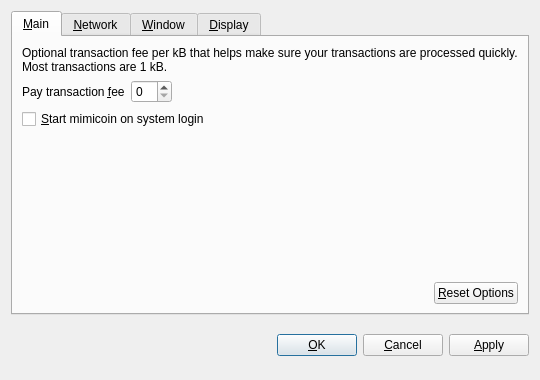
<?xml version="1.0" encoding="UTF-8"?>
<ui version="4.0">
 <class>OptionsDialog</class>
 <widget class="QDialog" name="OptionsDialog">
  <property name="geometry">
   <rect>
    <x>0</x>
    <y>0</y>
    <width>540</width>
    <height>380</height>
   </rect>
  </property>
  <property name="windowTitle">
   <string>Options</string>
  </property>
  <property name="modal">
   <bool>true</bool>
  </property>
  <layout class="QVBoxLayout" name="verticalLayout">
   <item>
    <widget class="QTabWidget" name="tabWidget">
     <property name="tabPosition">
      <enum>QTabWidget::North</enum>
     </property>
     <property name="currentIndex">
      <number>0</number>
     </property>
     <widget class="QWidget" name="tabMain">
      <attribute name="title">
       <string>&amp;Main</string>
      </attribute>
      <layout class="QVBoxLayout" name="verticalLayout_Main">
       <item>
        <widget class="QLabel" name="transactionFeeInfoLabel">
         <property name="text">
          <string>Optional transaction fee per kB that helps make sure your transactions are processed quickly. Most transactions are 1 kB.</string>
         </property>
         <property name="textFormat">
          <enum>Qt::PlainText</enum>
         </property>
         <property name="wordWrap">
          <bool>true</bool>
         </property>
        </widget>
       </item>
       <item>
        <layout class="QHBoxLayout" name="horizontalLayout_1_Main">
         <item>
          <widget class="QLabel" name="transactionFeeLabel">
           <property name="text">
            <string>Pay transaction &amp;fee</string>
           </property>
           <property name="textFormat">
            <enum>Qt::PlainText</enum>
           </property>
           <property name="buddy">
            <cstring>transactionFee</cstring>
           </property>
          </widget>
         </item>
         <item>
          <widget class="BitcoinAmountField" name="transactionFee"/>
         </item>
         <item>
          <spacer name="horizontalSpacer_1_Main">
           <property name="orientation">
            <enum>Qt::Horizontal</enum>
           </property>
           <property name="sizeHint" stdset="0">
            <size>
             <width>40</width>
             <height>20</height>
            </size>
           </property>
          </spacer>
         </item>
        </layout>
       </item>
       <item>
        <widget class="QCheckBox" name="bitcoinAtStartup">
         <property name="toolTip">
          <string>Automatically start mimicoin after logging in to the system.</string>
         </property>
         <property name="text">
          <string>&amp;Start mimicoin on system login</string>
         </property>
        </widget>
       </item>
       <item>
        <spacer name="verticalSpacer_Main">
         <property name="orientation">
          <enum>Qt::Vertical</enum>
         </property>
         <property name="sizeHint" stdset="0">
          <size>
           <width>20</width>
           <height>40</height>
          </size>
         </property>
        </spacer>
       </item>
       <item>
        <layout class="QHBoxLayout" name="horizontalLayout_2_Main">
         <item>
          <spacer name="horizontalSpacer_2_Main">
           <property name="orientation">
            <enum>Qt::Horizontal</enum>
           </property>
           <property name="sizeHint" stdset="0">
            <size>
             <width>40</width>
             <height>20</height>
            </size>
           </property>
          </spacer>
         </item>
         <item>
          <widget class="QPushButton" name="resetButton">
           <property name="toolTip">
            <string>Reset all client options to default.</string>
           </property>
           <property name="text">
            <string>&amp;Reset Options</string>
           </property>
           <property name="autoDefault">
            <bool>false</bool>
           </property>
          </widget>
         </item>
        </layout>
       </item>
      </layout>
     </widget>
     <widget class="QWidget" name="tabNetwork">
      <attribute name="title">
       <string>&amp;Network</string>
      </attribute>
      <layout class="QVBoxLayout" name="verticalLayout_Network">
       <item>
        <widget class="QCheckBox" name="mapPortUpnp">
         <property name="toolTip">
          <string>Automatically open the mimicoin client port on the router. This only works when your router supports UPnP and it is enabled.</string>
         </property>
         <property name="text">
          <string>Map port using &amp;UPnP</string>
         </property>
        </widget>
       </item>
       <item>
        <widget class="QCheckBox" name="connectSocks">
         <property name="toolTip">
          <string>Connect to the mimicoin network through a SOCKS proxy (e.g. when connecting through Tor).</string>
         </property>
         <property name="text">
          <string>&amp;Connect through SOCKS proxy:</string>
         </property>
        </widget>
       </item>
       <item>
        <layout class="QHBoxLayout" name="horizontalLayout_Network">
         <item>
          <widget class="QLabel" name="proxyIpLabel">
           <property name="text">
            <string>Proxy &amp;IP:</string>
           </property>
           <property name="textFormat">
            <enum>Qt::PlainText</enum>
           </property>
           <property name="buddy">
            <cstring>proxyIp</cstring>
           </property>
          </widget>
         </item>
         <item>
          <widget class="QValidatedLineEdit" name="proxyIp">
           <property name="maximumSize">
            <size>
             <width>140</width>
             <height>16777215</height>
            </size>
           </property>
           <property name="toolTip">
            <string>IP address of the proxy (e.g. 127.0.0.1)</string>
           </property>
          </widget>
         </item>
         <item>
          <widget class="QLabel" name="proxyPortLabel">
           <property name="text">
            <string>&amp;Port:</string>
           </property>
           <property name="textFormat">
            <enum>Qt::PlainText</enum>
           </property>
           <property name="buddy">
            <cstring>proxyPort</cstring>
           </property>
          </widget>
         </item>
         <item>
          <widget class="QLineEdit" name="proxyPort">
           <property name="maximumSize">
            <size>
             <width>55</width>
             <height>16777215</height>
            </size>
           </property>
           <property name="toolTip">
            <string>Port of the proxy (e.g. 9050)</string>
           </property>
          </widget>
         </item>
         <item>
          <widget class="QLabel" name="socksVersionLabel">
           <property name="text">
            <string>SOCKS &amp;Version:</string>
           </property>
           <property name="textFormat">
            <enum>Qt::PlainText</enum>
           </property>
           <property name="buddy">
            <cstring>socksVersion</cstring>
           </property>
          </widget>
         </item>
         <item>
          <widget class="QValueComboBox" name="socksVersion">
           <property name="toolTip">
            <string>SOCKS version of the proxy (e.g. 5)</string>
           </property>
          </widget>
         </item>
         <item>
          <spacer name="horizontalSpacer_Network">
           <property name="orientation">
            <enum>Qt::Horizontal</enum>
           </property>
           <property name="sizeHint" stdset="0">
            <size>
             <width>40</width>
             <height>20</height>
            </size>
           </property>
          </spacer>
         </item>
        </layout>
       </item>
       <item>
        <spacer name="verticalSpacer_Network">
         <property name="orientation">
          <enum>Qt::Vertical</enum>
         </property>
         <property name="sizeHint" stdset="0">
          <size>
           <width>20</width>
           <height>40</height>
          </size>
         </property>
        </spacer>
       </item>
      </layout>
     </widget>
     <widget class="QWidget" name="tabWindow">
      <attribute name="title">
       <string>&amp;Window</string>
      </attribute>
      <layout class="QVBoxLayout" name="verticalLayout_Window">
       <item>
        <widget class="QCheckBox" name="minimizeToTray">
         <property name="toolTip">
          <string>Show only a tray icon after minimizing the window.</string>
         </property>
         <property name="text">
          <string>&amp;Minimize to the tray instead of the taskbar</string>
         </property>
        </widget>
       </item>
       <item>
        <widget class="QCheckBox" name="minimizeOnClose">
         <property name="toolTip">
          <string>Minimize instead of exit the application when the window is closed. When this option is enabled, the application will be closed only after selecting Quit in the menu.</string>
         </property>
         <property name="text">
          <string>M&amp;inimize on close</string>
         </property>
        </widget>
       </item>
       <item>
        <spacer name="verticalSpacer_Window">
         <property name="orientation">
          <enum>Qt::Vertical</enum>
         </property>
         <property name="sizeHint" stdset="0">
          <size>
           <width>20</width>
           <height>40</height>
          </size>
         </property>
        </spacer>
       </item>
      </layout>
     </widget>
     <widget class="QWidget" name="tabDisplay">
      <attribute name="title">
       <string>&amp;Display</string>
      </attribute>
      <layout class="QVBoxLayout" name="verticalLayout_Display">
       <item>
        <layout class="QHBoxLayout" name="horizontalLayout_1_Display">
         <item>
          <widget class="QLabel" name="langLabel">
           <property name="text">
            <string>User Interface &amp;language:</string>
           </property>
           <property name="textFormat">
            <enum>Qt::PlainText</enum>
           </property>
           <property name="buddy">
            <cstring>lang</cstring>
           </property>
          </widget>
         </item>
         <item>
          <widget class="QValueComboBox" name="lang">
           <property name="toolTip">
            <string>The user interface language can be set here. This setting will take effect after restarting mimicoin.</string>
           </property>
          </widget>
         </item>
        </layout>
       </item>
       <item>
        <layout class="QHBoxLayout" name="horizontalLayout_2_Display">
         <item>
          <widget class="QLabel" name="unitLabel">
           <property name="text">
            <string>&amp;Unit to show amounts in:</string>
           </property>
           <property name="textFormat">
            <enum>Qt::PlainText</enum>
           </property>
           <property name="buddy">
            <cstring>unit</cstring>
           </property>
          </widget>
         </item>
         <item>
          <widget class="QValueComboBox" name="unit">
           <property name="toolTip">
            <string>Choose the default subdivision unit to show in the interface and when sending coins.</string>
           </property>
          </widget>
         </item>
        </layout>
       </item>
       <item>
        <widget class="QCheckBox" name="displayAddresses">
         <property name="toolTip">
          <string>Whether to show mimicoin addresses in the transaction list or not.</string>
         </property>
         <property name="text">
          <string>&amp;Display addresses in transaction list</string>
         </property>
        </widget>
       </item>
       <item>
        <widget class="QCheckBox" name="coinControlFeatures">
         <property name="toolTip">
          <string>Whether to show coin control features or not.</string>
         </property>
         <property name="text">
          <string>Display coin &amp;control features (experts only!)</string>
         </property>
        </widget>
       </item>
       <item>
        <spacer name="verticalSpacer_Display">
         <property name="orientation">
          <enum>Qt::Vertical</enum>
         </property>
         <property name="sizeHint" stdset="0">
          <size>
           <width>20</width>
           <height>40</height>
          </size>
         </property>
        </spacer>
       </item>
      </layout>
     </widget>
    </widget>
   </item>
   <item>
    <layout class="QHBoxLayout" name="horizontalLayout_Buttons">
     <item>
      <spacer name="horizontalSpacer_1">
       <property name="orientation">
        <enum>Qt::Horizontal</enum>
       </property>
       <property name="sizeHint" stdset="0">
        <size>
         <width>40</width>
         <height>48</height>
        </size>
       </property>
      </spacer>
     </item>
     <item>
      <widget class="QLabel" name="statusLabel">
       <property name="font">
        <font>
         <weight>75</weight>
         <bold>true</bold>
        </font>
       </property>
       <property name="text">
        <string/>
       </property>
       <property name="textFormat">
        <enum>Qt::PlainText</enum>
       </property>
       <property name="wordWrap">
        <bool>true</bool>
       </property>
      </widget>
     </item>
     <item>
      <spacer name="horizontalSpacer_2">
       <property name="orientation">
        <enum>Qt::Horizontal</enum>
       </property>
       <property name="sizeHint" stdset="0">
        <size>
         <width>40</width>
         <height>48</height>
        </size>
       </property>
      </spacer>
     </item>
     <item>
      <widget class="QPushButton" name="okButton">
       <property name="text">
        <string>&amp;OK</string>
       </property>
      </widget>
     </item>
     <item>
      <widget class="QPushButton" name="cancelButton">
       <property name="text">
        <string>&amp;Cancel</string>
       </property>
       <property name="autoDefault">
        <bool>false</bool>
       </property>
      </widget>
     </item>
     <item>
      <widget class="QPushButton" name="applyButton">
       <property name="text">
        <string>&amp;Apply</string>
       </property>
       <property name="autoDefault">
        <bool>false</bool>
       </property>
      </widget>
     </item>
    </layout>
   </item>
  </layout>
 </widget>
 <customwidgets>
  <customwidget>
   <class>BitcoinAmountField</class>
   <extends>QSpinBox</extends>
   <header>bitcoinamountfield.h</header>
  </customwidget>
  <customwidget>
   <class>QValueComboBox</class>
   <extends>QComboBox</extends>
   <header>qvaluecombobox.h</header>
  </customwidget>
  <customwidget>
   <class>QValidatedLineEdit</class>
   <extends>QLineEdit</extends>
   <header>qvalidatedlineedit.h</header>
  </customwidget>
 </customwidgets>
 <resources/>
 <connections/>
</ui>
